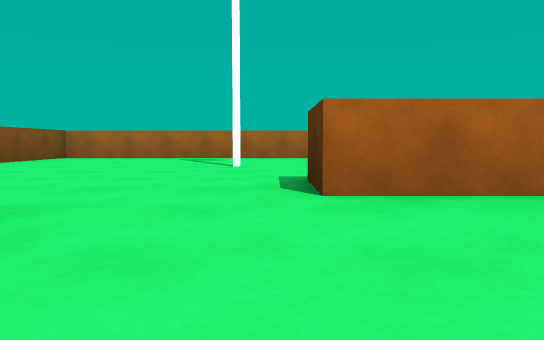
View 1 (above)

18 first-person views from a walk through a 3-D level made in the Unity game engine. The camera is 0.33 m above the floor, tilts 4° down and sees 70° across. The floor is counted in squares, 1 m on a side. Each view is taken from the middle of a square. On the plan, view 1 faces up. The plan holds only what a view shows up to about 9 squares ahead; the rest is blank.

View 2
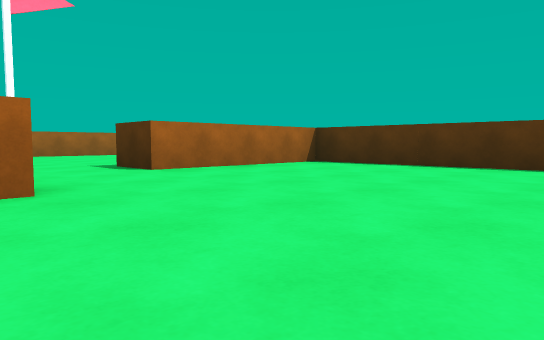

View 3
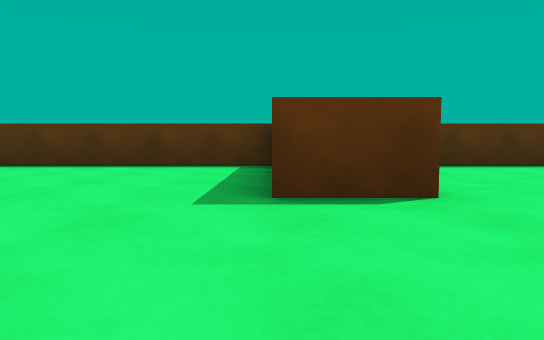

View 4
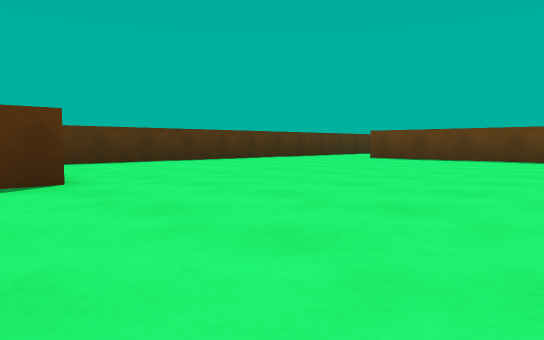

View 5
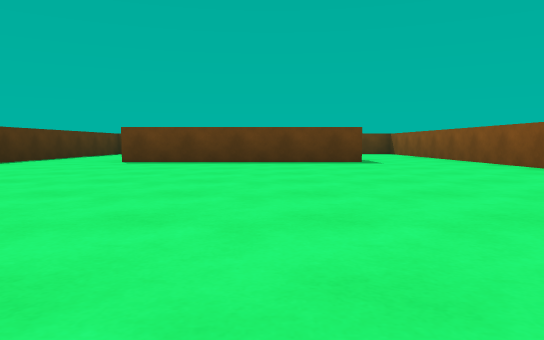

View 6
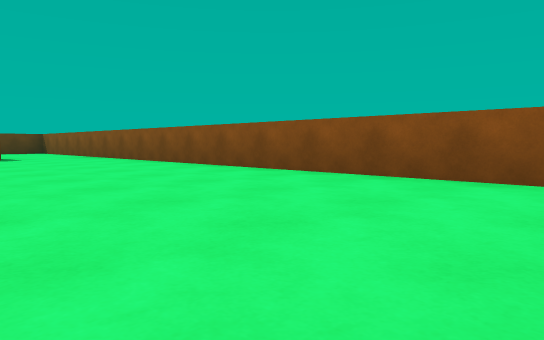

View 7
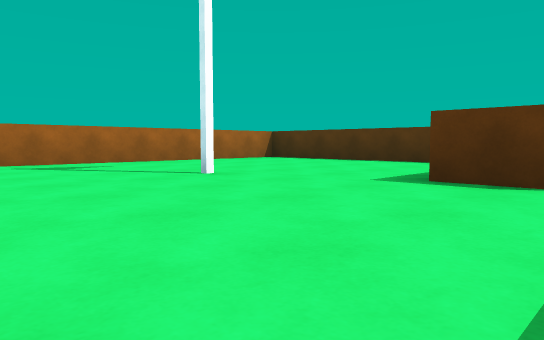

View 8
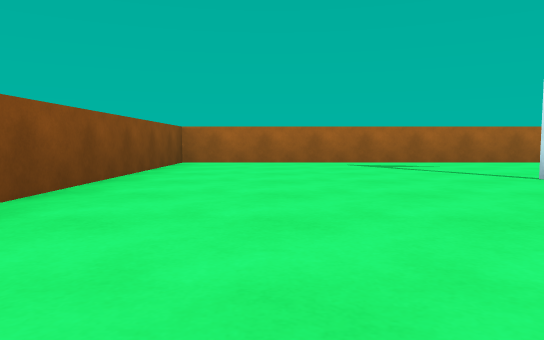

View 9
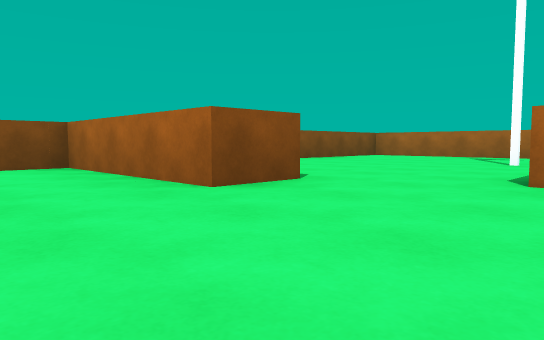

View 10
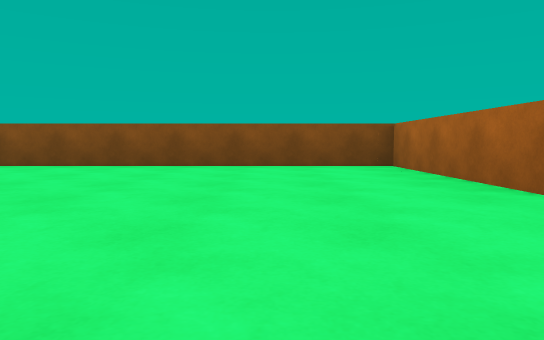

View 11
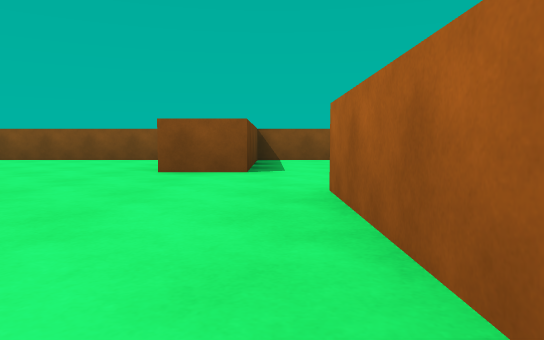

View 12
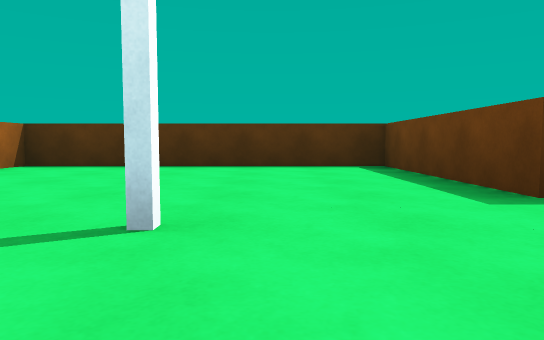

View 13
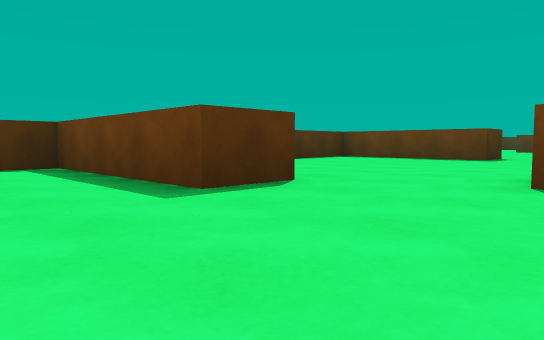

View 14
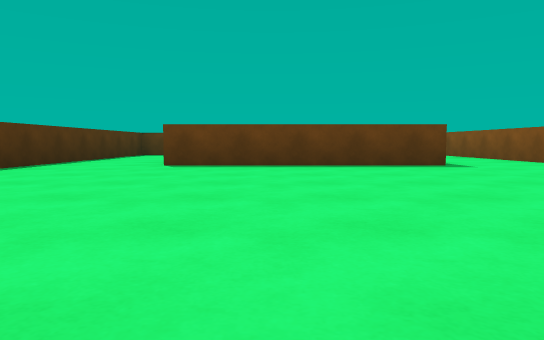

View 15
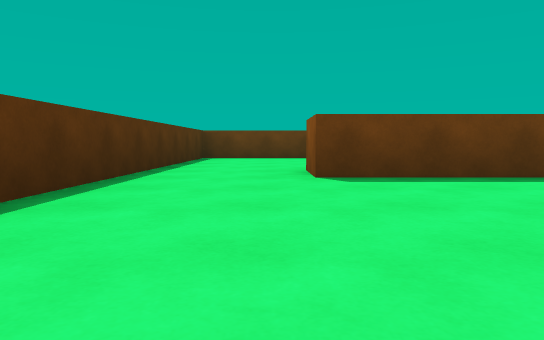

View 16
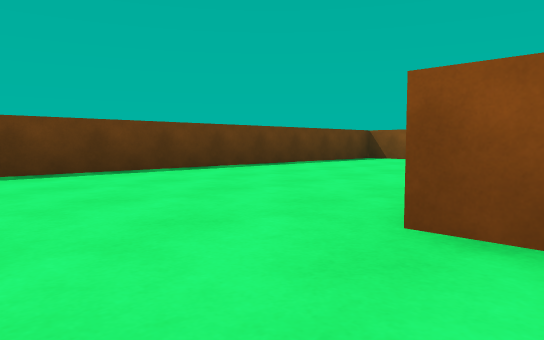

View 17
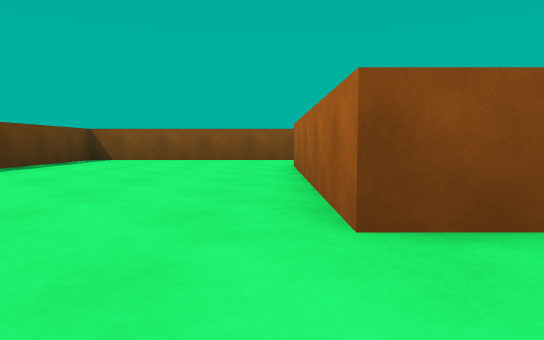

View 18
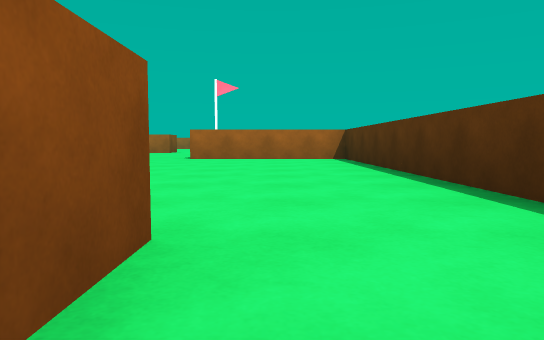

### Floor plan
Points are (right, up) in squares from view 1. A wall is a line through its corners. A room is listed if a view was taken in it or the views show most of it. See-through windows are left out.
Room 1 (views 1, 2, 3, 4, 5, 6, 9, 10, 11, 14, 15, 16)
walls: (3.5, -3) (3.5, 2.4) (0.3, 2.4); (-1.4, 0.7) (-4.5, 0.7) (-4.5, -11.5); (-2.6, -10.7) (1.6, -10.7) (1.6, -11.7); (3.5, -11.5) (3.5, -4) (0.3, -4) (0.3, -3) (2.8, -3)
ways out: opening at (-0.7, 2) to room 2; opening at (-3.5, -11) to room 3; opening at (2.5, -11) to room 3
Room 2 (views 7, 8, 12, 13)
walls: (0.3, 2.4) (0.3, 3.4) (3.5, 3.4) (3.5, 8.5) (-4.5, 8.5) (-4.5, 1.7) (-1.4, 1.7) (-1.4, 0.7)
ways out: opening at (-0.7, 2) to room 1
objects: other object (-1, 6)
Room 3 (views 17, 18)
walls: (1.6, -11.7) (-2.5, -11.7); (-4.5, -11.5) (-4.5, -15.5) (3.5, -15.5) (3.5, -11.5)
ways out: opening at (-3.5, -11) to room 1; opening at (2.5, -11) to room 1

Positions as (right, up) in squares from view 1, and headings:
1: (0, 0), facing up
2: (-2, -2), facing up-right
3: (-2, -3), facing right
4: (-3, -3), facing down-right
5: (-1, -4), facing down
6: (-1, -2), facing down-left
7: (-3, 2), facing up-right
8: (-3, 2), facing up
9: (1, -1), facing up-left
10: (1, -1), facing left
11: (3, 2), facing left
12: (-2, 5), facing right
13: (-2, 5), facing down-right
14: (0, -5), facing down
15: (2, -7), facing down
16: (3, -11), facing down-left
17: (3, -12), facing left
18: (2, -12), facing up
